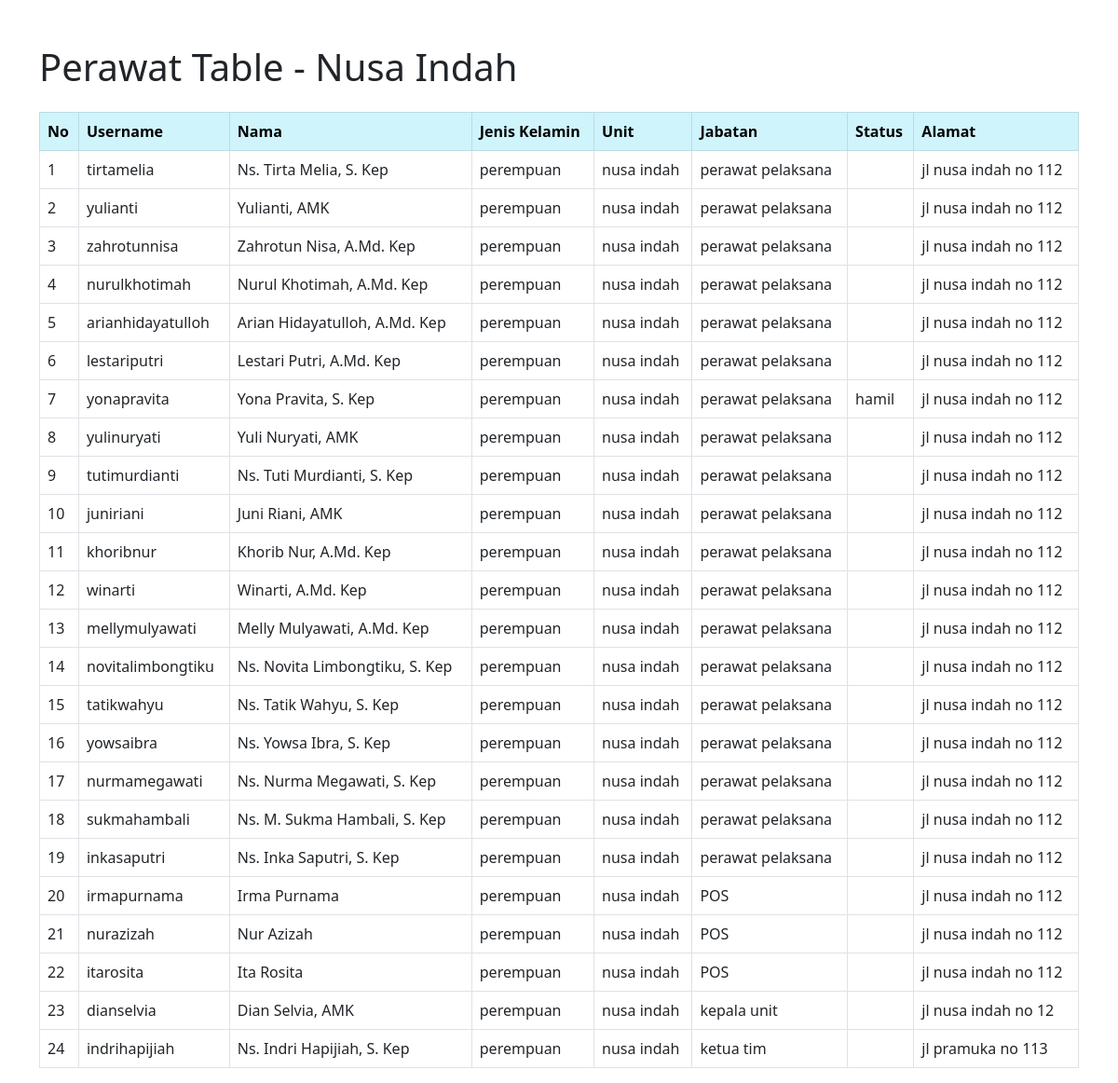
/kperawat.php, run on the app's committed database.
### tables this page shows
CREATE TABLE `perawat` (
  `id_perawat` int(7) NOT NULL,
  `username` varchar(255) NOT NULL,
  `password` varchar(255) NOT NULL,
  `nama` varchar(255) NOT NULL,
  `jenis_kelamin` enum('laki-laki','perempuan') NOT NULL,
  `unit` varchar(100) NOT NULL,
  `jabatan` varchar(100) NOT NULL,
  `status` varchar(100) NOT NULL,
  `alamat` varchar(255) NOT NULL
);

### kperawat.php (the view, shortened to what this page needs)
<!DOCTYPE html>
<html lang="en">
<head>
    <link href="https://cdn.jsdelivr.net/npm/bootstrap@5.0.2/dist/css/bootstrap.min.css" rel="stylesheet">
</head>
<body>
    <div class="container mt-5">
        <h1 class="mb-4">Perawat Table - Nusa Indah</h1>
        <table class="table  table-bordered">
            <thead class="table-info">
                <tr>
                    <th>No </th>
                    <th>Username</th>
                    <th>Nama</th>
                    <th>Jenis Kelamin</th>
                    <th>Unit</th>
                    <th>Jabatan</th>
                    <th>Status</th>
                    <th>Alamat</th>
                </tr>
            </thead>
            <tbody>
                <?php
                $servername = "localhost";
                $username = "root";
                $password = "";
                $dbname = "db_penjadwalan";
                $conn = new mysqli($servername, $username, $password, $dbname);
                $sql = "SELECT id_perawat, username, nama, jenis_kelamin, unit, jabatan, status, alamat
                        FROM perawat
                        WHERE unit = 'Nusa Indah'";
                $result = $conn->query($sql);
                $no=0;
                if ($result->num_rows > 0) {
                    while($row = $result->fetch_assoc()) {
                        $no++;
                        echo "<tr>
                                <td>$no</td>
                                <td>{$row['username']}</td>
                                <td>{$row['nama']}</td>
                                <td>{$row['jenis_kelamin']}</td>
                                <td>{$row['unit']}</td>
                                <td>{$row['jabatan']}</td>
                                <td>{$row['status']}</td>
                                <td>{$row['alamat']}</td>
                              </tr>";
                    }
                } else {
                    echo "<tr><td colspan='8' class='text-center'>No data found</td></tr>";
                }
                ?>
            </tbody>
        </table>
    </div>
</body>
</html>

### data on the page
perawat: username "tirtamelia", nama "Ns. Tirta Melia, S. Kep", jenis_kelamin "perempuan", unit "nusa indah", jabatan "perawat pelaksana", alamat "jl nusa indah no 112"
perawat: username "yulianti", nama "Yulianti, AMK", jenis_kelamin "perempuan", unit "nusa indah", jabatan "perawat pelaksana", alamat "jl nusa indah no 112"
perawat: username "zahrotunnisa", nama "Zahrotun Nisa, A.Md. Kep", jenis_kelamin "perempuan", unit "nusa indah", jabatan "perawat pelaksana", alamat "jl nusa indah no 112"
perawat: username "nurulkhotimah", nama "Nurul Khotimah, A.Md. Kep", jenis_kelamin "perempuan", unit "nusa indah", jabatan "perawat pelaksana", alamat "jl nusa indah no 112"
perawat: username "arianhidayatulloh", nama "Arian Hidayatulloh, A.Md. Kep", jenis_kelamin "perempuan", unit "nusa indah", jabatan "perawat pelaksana", alamat "jl nusa indah no 112"
perawat: username "lestariputri", nama "Lestari Putri, A.Md. Kep", jenis_kelamin "perempuan", unit "nusa indah", jabatan "perawat pelaksana", alamat "jl nusa indah no 112"
perawat: username "yonapravita", nama "Yona Pravita, S. Kep", jenis_kelamin "perempuan", unit "nusa indah", jabatan "perawat pelaksana", status "hamil", alamat "jl nusa indah no 112"
perawat: username "yulinuryati", nama "Yuli Nuryati, AMK", jenis_kelamin "perempuan", unit "nusa indah", jabatan "perawat pelaksana", alamat "jl nusa indah no 112"
perawat: username "tutimurdianti", nama "Ns. Tuti Murdianti, S. Kep", jenis_kelamin "perempuan", unit "nusa indah", jabatan "perawat pelaksana", alamat "jl nusa indah no 112"
perawat: username "juniriani", nama "Juni Riani, AMK", jenis_kelamin "perempuan", unit "nusa indah", jabatan "perawat pelaksana", alamat "jl nusa indah no 112"
perawat: username "khoribnur", nama "Khorib Nur, A.Md. Kep", jenis_kelamin "perempuan", unit "nusa indah", jabatan "perawat pelaksana", alamat "jl nusa indah no 112"
perawat: username "winarti", nama "Winarti, A.Md. Kep", jenis_kelamin "perempuan", unit "nusa indah", jabatan "perawat pelaksana", alamat "jl nusa indah no 112"
perawat: username "mellymulyawati", nama "Melly Mulyawati, A.Md. Kep", jenis_kelamin "perempuan", unit "nusa indah", jabatan "perawat pelaksana", alamat "jl nusa indah no 112"
perawat: username "novitalimbongtiku", nama "Ns. Novita Limbongtiku, S. Kep", jenis_kelamin "perempuan", unit "nusa indah", jabatan "perawat pelaksana", alamat "jl nusa indah no 112"
perawat: username "tatikwahyu", nama "Ns. Tatik Wahyu, S. Kep", jenis_kelamin "perempuan", unit "nusa indah", jabatan "perawat pelaksana", alamat "jl nusa indah no 112"
perawat: username "yowsaibra", nama "Ns. Yowsa Ibra, S. Kep", jenis_kelamin "perempuan", unit "nusa indah", jabatan "perawat pelaksana", alamat "jl nusa indah no 112"
perawat: username "nurmamegawati", nama "Ns. Nurma Megawati, S. Kep", jenis_kelamin "perempuan", unit "nusa indah", jabatan "perawat pelaksana", alamat "jl nusa indah no 112"
perawat: username "sukmahambali", nama "Ns. M. Sukma Hambali, S. Kep", jenis_kelamin "perempuan", unit "nusa indah", jabatan "perawat pelaksana", alamat "jl nusa indah no 112"
perawat: username "inkasaputri", nama "Ns. Inka Saputri, S. Kep", jenis_kelamin "perempuan", unit "nusa indah", jabatan "perawat pelaksana", alamat "jl nusa indah no 112"
perawat: username "irmapurnama", nama "Irma Purnama", jenis_kelamin "perempuan", unit "nusa indah", jabatan "POS", alamat "jl nusa indah no 112"
perawat: username "nurazizah", nama "Nur Azizah", jenis_kelamin "perempuan", unit "nusa indah", jabatan "POS", alamat "jl nusa indah no 112"
perawat: username "itarosita", nama "Ita Rosita", jenis_kelamin "perempuan", unit "nusa indah", jabatan "POS", alamat "jl nusa indah no 112"
perawat: username "dianselvia", nama "Dian Selvia, AMK", jenis_kelamin "perempuan", unit "nusa indah", jabatan "kepala unit", alamat "jl nusa indah no 12"
perawat: username "indrihapijiah", nama "Ns. Indri Hapijiah, S. Kep", jenis_kelamin "perempuan", unit "nusa indah", jabatan "ketua tim", alamat "jl pramuka no 113"
